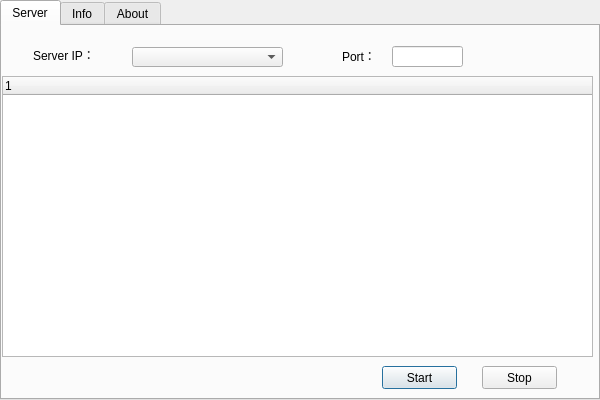
<?xml version="1.0" encoding="UTF-8"?>
<ui version="4.0">
 <class>Dialog</class>
 <widget class="QDialog" name="Dialog">
  <property name="geometry">
   <rect>
    <x>0</x>
    <y>0</y>
    <width>600</width>
    <height>400</height>
   </rect>
  </property>
  <property name="windowTitle">
   <string>Dialog</string>
  </property>
  <widget class="QTabWidget" name="tabWidget">
   <property name="geometry">
    <rect>
     <x>0</x>
     <y>0</y>
     <width>600</width>
     <height>400</height>
    </rect>
   </property>
   <property name="currentIndex">
    <number>0</number>
   </property>
   <widget class="QWidget" name="miantab">
    <attribute name="title">
     <string>Server</string>
    </attribute>
    <widget class="QTreeWidget" name="treeWidget">
     <property name="geometry">
      <rect>
       <x>0</x>
       <y>50</y>
       <width>591</width>
       <height>281</height>
      </rect>
     </property>
     <column>
      <property name="text">
       <string notr="true">1</string>
      </property>
     </column>
    </widget>
    <widget class="QLabel" name="iplabel">
     <property name="geometry">
      <rect>
       <x>31</x>
       <y>21</y>
       <width>66</width>
       <height>16</height>
      </rect>
     </property>
     <property name="text">
      <string>Server IP：</string>
     </property>
    </widget>
    <widget class="QLineEdit" name="portlineEdit">
     <property name="geometry">
      <rect>
       <x>390</x>
       <y>20</y>
       <width>71</width>
       <height>21</height>
      </rect>
     </property>
    </widget>
    <widget class="QLabel" name="label">
     <property name="geometry">
      <rect>
       <x>340</x>
       <y>20</y>
       <width>36</width>
       <height>20</height>
      </rect>
     </property>
     <property name="text">
      <string>Port：</string>
     </property>
    </widget>
    <widget class="QComboBox" name="comboBox">
     <property name="geometry">
      <rect>
       <x>130</x>
       <y>21</y>
       <width>151</width>
       <height>20</height>
      </rect>
     </property>
    </widget>
    <widget class="QLabel" name="statuslabel">
     <property name="geometry">
      <rect>
       <x>20</x>
       <y>345</y>
       <width>351</width>
       <height>21</height>
      </rect>
     </property>
     <property name="text">
      <string/>
     </property>
    </widget>
    <widget class="QPushButton" name="startpushButton">
     <property name="geometry">
      <rect>
       <x>380</x>
       <y>340</y>
       <width>75</width>
       <height>23</height>
      </rect>
     </property>
     <property name="text">
      <string>Start</string>
     </property>
    </widget>
    <widget class="QPushButton" name="stoppushButton">
     <property name="geometry">
      <rect>
       <x>480</x>
       <y>340</y>
       <width>75</width>
       <height>23</height>
      </rect>
     </property>
     <property name="text">
      <string>Stop</string>
     </property>
    </widget>
   </widget>
   <widget class="QWidget" name="infotab">
    <attribute name="title">
     <string>Info</string>
    </attribute>
    <widget class="QLabel" name="timelabel">
     <property name="geometry">
      <rect>
       <x>410</x>
       <y>40</y>
       <width>141</width>
       <height>61</height>
      </rect>
     </property>
     <property name="text">
      <string>TextLabel</string>
     </property>
    </widget>
    <widget class="QGroupBox" name="groupBox">
     <property name="geometry">
      <rect>
       <x>40</x>
       <y>20</y>
       <width>311</width>
       <height>341</height>
      </rect>
     </property>
     <property name="title">
      <string>NetWork</string>
     </property>
     <widget class="QTextBrowser" name="textBrowser">
      <property name="geometry">
       <rect>
        <x>20</x>
        <y>21</y>
        <width>271</width>
        <height>311</height>
       </rect>
      </property>
     </widget>
    </widget>
   </widget>
   <widget class="QWidget" name="abouttab">
    <attribute name="title">
     <string>About</string>
    </attribute>
   </widget>
  </widget>
 </widget>
 <layoutdefault spacing="6" margin="11"/>
 <resources/>
 <connections/>
</ui>
